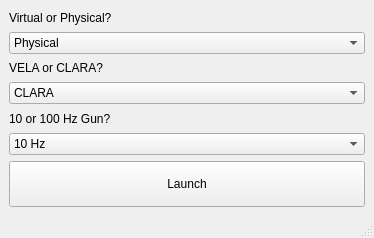
<?xml version="1.0" encoding="UTF-8"?>
<ui version="4.0">
 <class>MainWindow</class>
 <widget class="QMainWindow" name="MainWindow">
  <property name="geometry">
   <rect>
    <x>0</x>
    <y>0</y>
    <width>374</width>
    <height>238</height>
   </rect>
  </property>
  <property name="windowTitle">
   <string>Phase Calibration Launcher</string>
  </property>
  <widget class="QWidget" name="centralwidget">
   <layout class="QGridLayout" name="gridLayout">
    <item row="6" column="0">
     <widget class="QPushButton" name="pushButton">
      <property name="minimumSize">
       <size>
        <width>0</width>
        <height>46</height>
       </size>
      </property>
      <property name="text">
       <string>Launch</string>
      </property>
     </widget>
    </item>
    <item row="3" column="0">
     <widget class="QComboBox" name="comboBox_2">
      <property name="currentIndex">
       <number>1</number>
      </property>
      <item>
       <property name="text">
        <string>VELA</string>
       </property>
      </item>
      <item>
       <property name="text">
        <string>CLARA</string>
       </property>
      </item>
     </widget>
    </item>
    <item row="1" column="0">
     <widget class="QComboBox" name="comboBox">
      <property name="currentIndex">
       <number>2</number>
      </property>
      <item>
       <property name="text">
        <string>None</string>
       </property>
      </item>
      <item>
       <property name="text">
        <string>Virtual</string>
       </property>
      </item>
      <item>
       <property name="text">
        <string>Physical</string>
       </property>
      </item>
     </widget>
    </item>
    <item row="0" column="0">
     <widget class="QLabel" name="label">
      <property name="text">
       <string>Virtual or Physical?</string>
      </property>
     </widget>
    </item>
    <item row="2" column="0">
     <widget class="QLabel" name="label_2">
      <property name="text">
       <string>VELA or CLARA?</string>
      </property>
     </widget>
    </item>
    <item row="4" column="0">
     <widget class="QLabel" name="label_3">
      <property name="text">
       <string>10 or 100 Hz Gun?</string>
      </property>
     </widget>
    </item>
    <item row="5" column="0">
     <widget class="QComboBox" name="comboBox_3">
      <item>
       <property name="text">
        <string>10 Hz</string>
       </property>
      </item>
      <item>
       <property name="text">
        <string>100 Hz</string>
       </property>
      </item>
     </widget>
    </item>
   </layout>
  </widget>
  <widget class="QMenuBar" name="menubar">
   <property name="geometry">
    <rect>
     <x>0</x>
     <y>0</y>
     <width>374</width>
     <height>21</height>
    </rect>
   </property>
  </widget>
  <widget class="QStatusBar" name="statusbar"/>
 </widget>
 <resources/>
 <connections/>
</ui>
